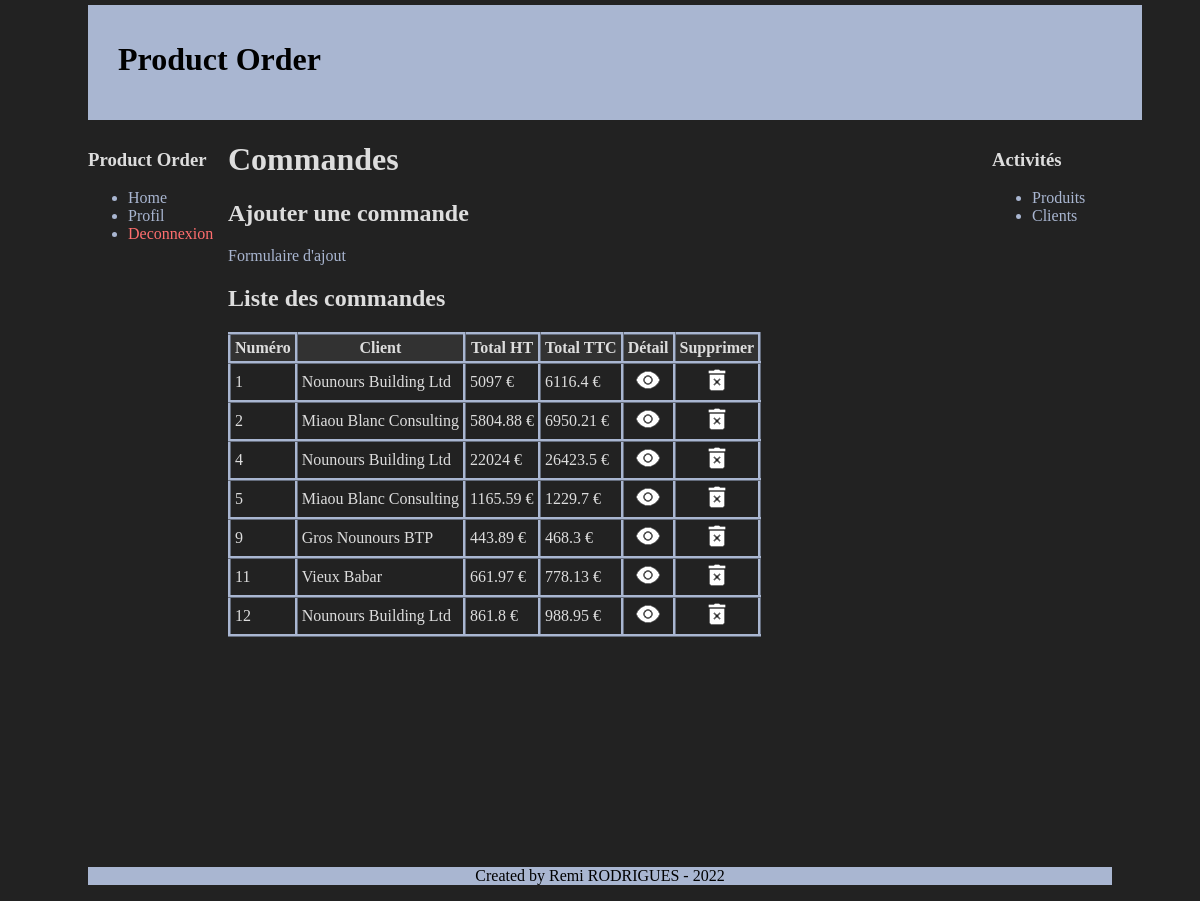
The page /order/orderList.php (signed in) on the database its author committed.
### tables this page shows
CREATE TABLE `orders` (
  `id` int(11) NOT NULL,
  `user_id` int(11) NOT NULL,
  `customer_id` int(11) NOT NULL,
  `total_HT` float NOT NULL,
  `total_TTC` float NOT NULL,
  `add_date` datetime NOT NULL,
  `update_date` datetime NOT NULL,
  `deleted` tinyint(1) NOT NULL DEFAULT '0',
  `delete_date` datetime DEFAULT NULL
);

CREATE TABLE `customers` (
  `id` int(11) NOT NULL,
  `name` varchar(100) NOT NULL,
  `is_company` tinyint(1) NOT NULL DEFAULT '1',
  `user_id` int(11) NOT NULL,
  `address_1` varchar(100) NOT NULL,
  `address_2` varchar(100) NOT NULL,
  `city_id` int(11) NOT NULL,
  `email` varchar(100) NOT NULL,
  `phone` varchar(20) NOT NULL,
  `add_date` datetime NOT NULL,
  `update_date` datetime NOT NULL,
  `deleted` tinyint(1) NOT NULL DEFAULT '0',
  `delete_date` datetime DEFAULT NULL
);

### order/orderList.php (the view, shortened to what this page needs)
<?php
require("../layout/htmlHead.php");
echo htmlHead("Commandes", "../style");
?>
    <body>
    <?php include("../layout/header.php"); ?>
    <div id="menu">
        <div class="element_menu">
            <h3>Product Order</h3>
            <ul>
                <li><a href="../home.php">Home</a></li>
                <li><a href="../profil.php">Profil</a></li>
                <li><a href="../deconnexion.php" class="deconnexion_btn">Deconnexion</a></li>
            </ul>
        </div>
    </div>
    <div id="menu_right">
        <div class="element_menu">
            <h3>Activités</h3>
            <ul>
                <li><a href="../product/productList.php">Produits</a></li>
                <li><a href="../customer/customerList.php">Clients</a></li>
            </ul>
        </div>
    </div>
    <div id="corps">
        <h1>Commandes</h1>
        <h2>Ajouter une commande</h2>
        <p>
            <a href="addOrder.php">Formulaire d'ajout</a>
        </p>
        <h2>Liste des commandes</h2>
        <?php
            include("../utils/connexion_db.php");
            $orders = $bdd->prepare("
                SELECT orders.id, orders.total_HT, orders.total_TTC, customers.name
                FROM orders
                INNER JOIN customers ON customers.id = orders.customer_id
                INNER JOIN users ON users.id = orders.user_id
                INNER JOIN companies ON companies.id = users.company_id
                WHERE users.company_id = :company_id
                AND orders.deleted = 0;
            ");
            $orders->execute([
                "company_id"=> $_SESSION["company_id"],
            ]);
            $data = $orders->fetchAll();
            ?>
            <table>
                <thead>
                    <tr>
                        <th>Numéro</th>
                        <th>Client</th>
                        <th>Total HT</th>
                        <th>Total TTC</th>
                        <th>Détail</th>
                        <th>Supprimer</th>
                    </tr>
                </thead>
                <tbody>
                    <?php for($i=0; $i<count($data); $i++) :?>
                        <tr>
                            <td><?= $data[$i]["id"]; ?></td>
                            <td><?= $data[$i]["name"]; ?></td>
                            <td><?= round($data[$i]["total_HT"], 2); ?> €</td>
                            <td><?= round($data[$i]["total_TTC"], 2); ?> €</td>
                            <td style="text-align:center;">
                                <a href="detailOrder.php?id=<?= $data[$i]["id"]; ?>">
                                    <img src="../images/details.png" />
                                </a>
                            </td>
                            <td style="text-align:center;">
                                <a href="deleteOrder.php?id=<?= $data[$i]["id"]; ?>">
                                    <img src="../images/supprimer.png" />
                                </a>
                            </td>
                        </tr>
                    <?php endfor;?>
                </tbody>
            </table>
    </div>
    <?php include("../layout/footer.php"); ?>
    </body>
</html>

### style.css (style rules this page uses)
body { width: 1024px; margin: auto; margin-top: 5px; margin-bottom: 5px; background-color: #222; color: #ddd; }
#menu { float: left; width: 120px; margin-bottom: 10px; }
#menu_right { float: right; width: 120px; margin-bottom: 10px; }
#corps { margin-left: 140px; margin-bottom: 20px; }
a { text-decoration: none; color: rgb(169, 182, 209); }
ul { color: rgb(169, 182, 209); }
table, th, td { border: 3px ridge rgb(169, 182, 209); border-collapse: collapse; padding: 4px; }
thead, tfoot { background-color: rgb(50, 50, 50); }
.deconnexion_btn { color: rgb(255, 110, 110); }

### rows shown on the page
orders: id "1", customer.name "Nounours Building Ltd", total_HT "5097", total_TTC "6116.4"
orders: id "2", customer.name "Miaou Blanc Consulting", total_HT "5804.88", total_TTC "6950.21"
orders: id "4", customer.name "Nounours Building Ltd", total_HT "22024", total_TTC "26423.5"
orders: id "5", customer.name "Miaou Blanc Consulting", total_HT "1165.59", total_TTC "1229.7"
orders: id "9", customer.name "Gros Nounours BTP", total_HT "443.89", total_TTC "468.3"
orders: id "11", customer.name "Vieux Babar", total_HT "661.97", total_TTC "778.13"
orders: id "12", customer.name "Nounours Building Ltd", total_HT "861.8", total_TTC "988.95"
